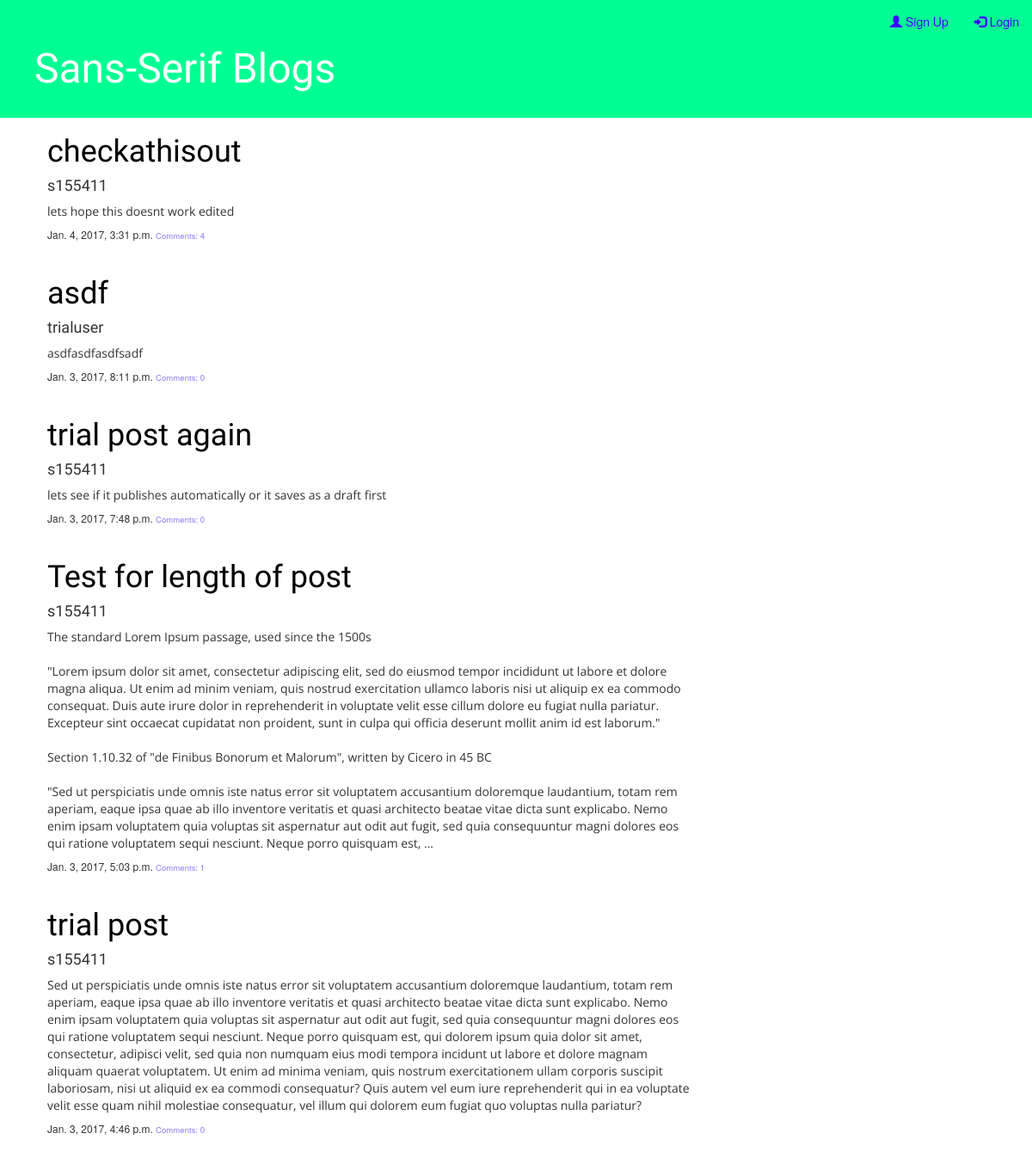
Before: / with the older database file.
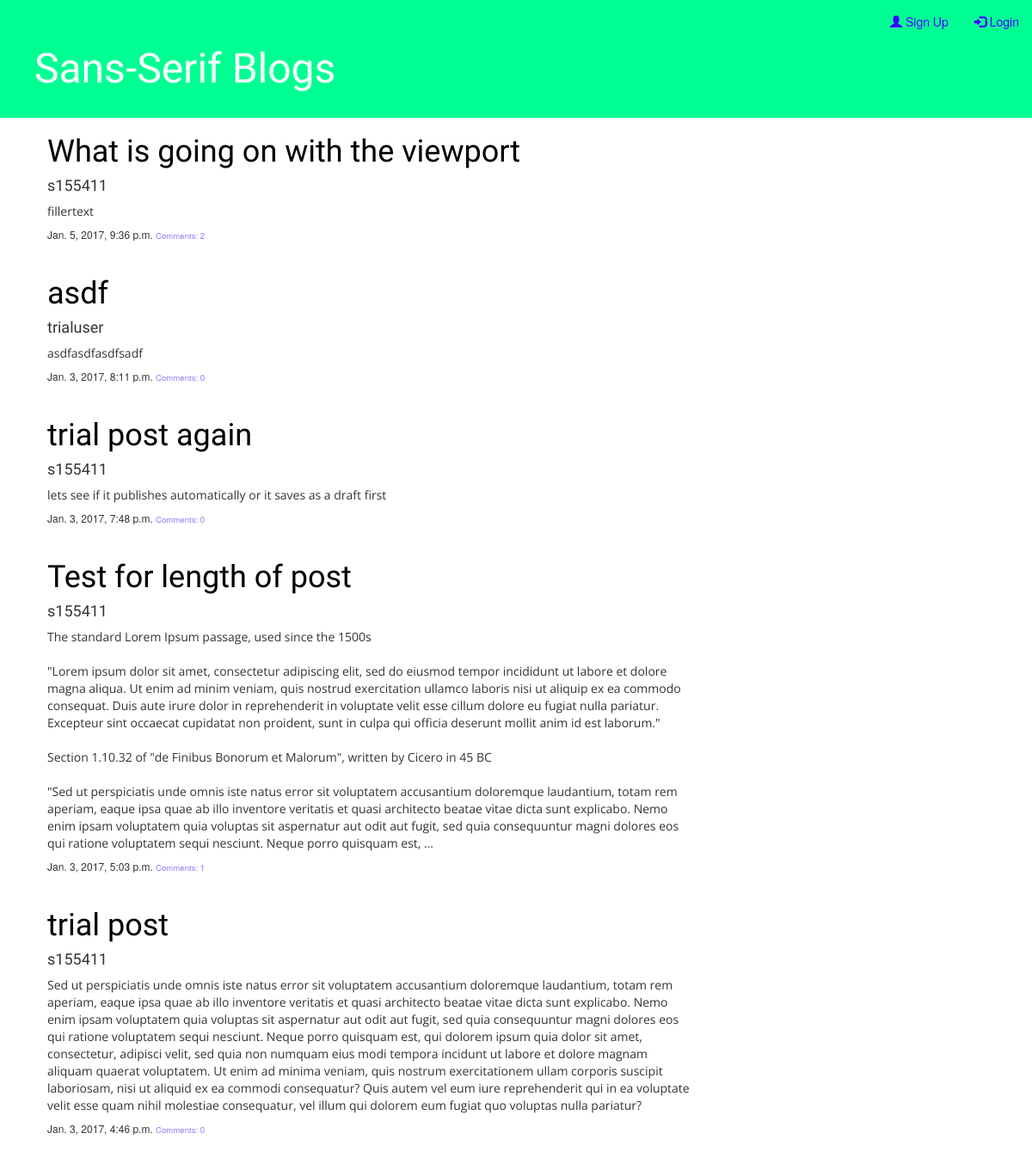
After: the same page with the newer database file.
### blog/models.py (models this page shows, shortened)
class Post(models.Model): #models.Model means django knows it should save this model in the database
    author = models.ForeignKey('auth.User')
    title = models.CharField(max_length=200)
    text = models.TextField()
    created_date = models.DateTimeField(
            default=timezone.now)
    published_date = models.DateTimeField(
            blank=True, null=True)

### blog/views.py (the view)
# urls.py: url(r'^$', views.post_list, name='post_list'),
def post_list(request):
    posts = Post.objects.filter(published_date__lte=timezone.now()).order_by('-published_date')
    return render(request, 'blog/post_list.html', {'posts': posts})

### blog/templates/blog/post_list.html
{% extends 'blog/base.html' %}
{% block content %}
    {% for post in posts %}
        <div class="post">
            <h1><a href="{% url 'post_detail' pk=post.pk %}">{{ post.title }}</a></h1>
            <h4> {{ post.author }} </h4>
            <p>{{ post.text|linebreaksbr|truncatewords_html:150 }}</p>
            <h6>
              {{ post.published_date }} <a href="{% url 'post_detail' pk=post.pk %}#comments" class="commentcount">Comments: {{ post.comments.count }}</a>
            </h6>
        </div>
    {% endfor %}
{% endblock %}

### blog/templates/blog/base.html (shortened to what this page needs)
{% load staticfiles %}
<html>
    <head>
        <link rel="stylesheet" href="//maxcdn.bootstrapcdn.com/bootstrap/3.2.0/css/bootstrap.min.css">
        <link rel="stylesheet" href="//maxcdn.bootstrapcdn.com/bootstrap/3.2.0/css/bootstrap-theme.min.css">
        <link rel="stylesheet" href="{% static 'css/blog.css' %}">
    </head>
    <body>
      <nav class="navbar navbar-fixed-top">
        <div class="container-fluid">
          <div class="collapse navbar-collapse" id="myNavbar">
            <ul class="nav navbar-nav navbar-right">
              {% if user.is_authenticated %}
              <li><a href="{% url 'logout' %}" title="log out of your account"><span class="glyphicon glyphicon-log-out"></span> log out</a></li>
              <li><a href="{% url 'user_details' %}" title="see details of your account"> {{user.username}}</a></li>
              <li><a href="{% url 'post_draft_list' %}" title="look at your drafts"><span class="glyphicon glyphicon-edit"></span> go to drafts</a></li>
              <li><a href="{% url 'post_new' %}" title="make a post"><span class="glyphicon glyphicon-plus"></span> make a post</a></li>
              {% else %}
              <li><a href="{% url 'new_user' %}" title="create an account"><span class="glyphicon glyphicon-user"></span> Sign Up</a></li>
              <li><a href="{% url 'login' %}" title="log into your account"><span class="glyphicon glyphicon-log-in"></span> Login</a></li>
              {% endif %}
            </ul>
          </div>
        </div>
      </nav>
        <div class="jumbotron">
            <h1><a href="/">Sans-Serif Blogs</a></h1>
        </div>
        <div class="content container">
            <div class="row">
                <div class="col-md-8">
                    {% block content %}
                    {% endblock %}
                </div>
            </div>
        </div>
    </body>
</html>

### blog/static/css/blog.css (style rules this page uses)
.jumbotron { background-color: #00ff93; margin-top: 1em; padding: 20px 20px 20px 40px; margin-bottom: 0px; }
.jumbotron h1, .jumbotron h1 a, .jumbotron h1 a:visited, .jumbotron h1 a:active { color: #ffffff; font-size: 36pt; text-decoration: none; }
.content { margin-left: 40px; }
h1, h2, h3, h4 { font-family: 'Comfortaa', bold, sans-serif; }
.post { margin-bottom: 3em; }
.post h1 a, .post h1 a:visited { color: #000000; }
.commentcount, .commentcount a, .commentcount a:visited, .commentcount:hover { color: #8b7cf9; font-size: 0.8em; }
p { font-family: 'Open Sans', sans-serif; }
.navbar { background-color: #00ff93; margin:0; }
.navbar a { color: #3b00ff; }
.container-fluid { margin-left: 0px; margin-right: 0px; }

Changed rows visible on the page:
removed Post: title "checkathisout", author "s155411", text "lets hope this doesnt work edited", published_date "Jan. 4, 2017, 3:31 p.m.", comments.count "4"
added Post: title "What is going on with the viewport", author "s155411", text "fillertext", published_date "Jan. 5, 2017, 9:36 p.m.", comments.count "2"
